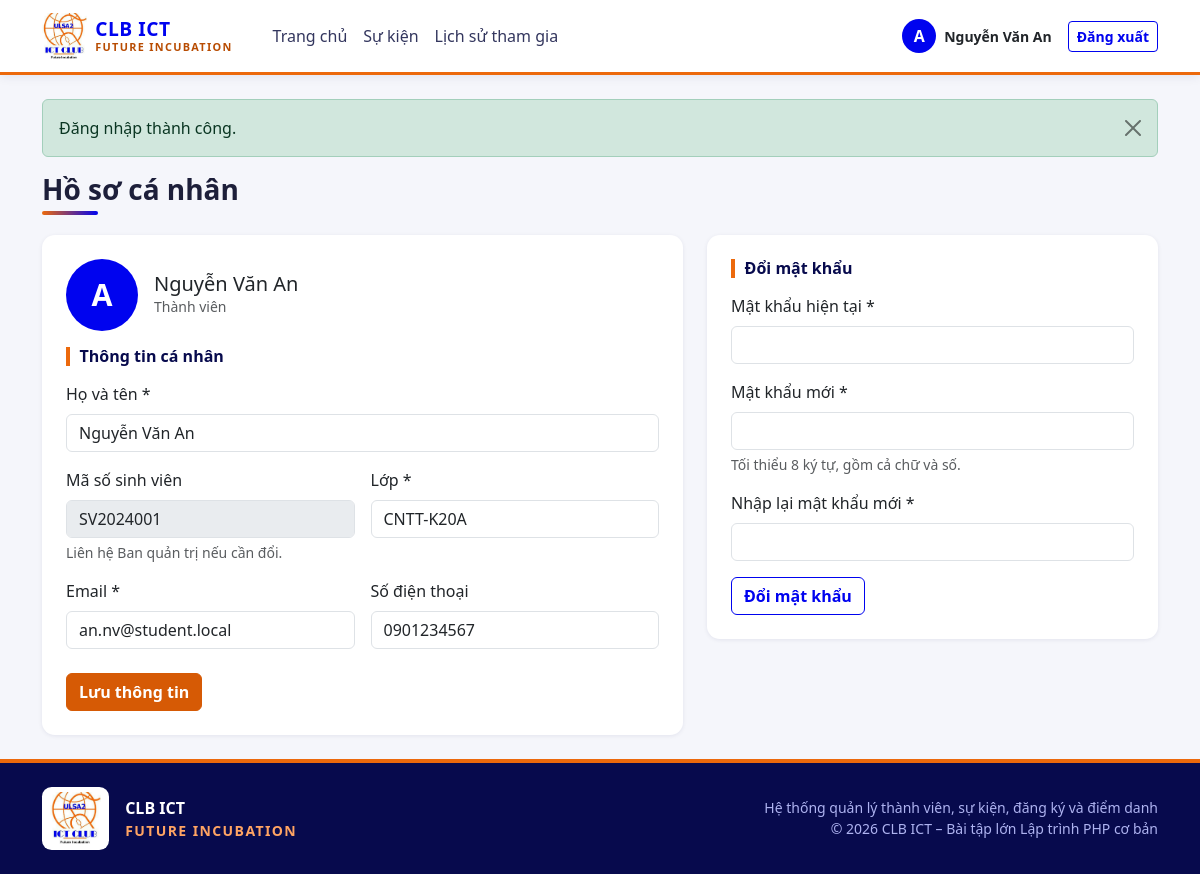
The page /clb/profile.php (signed in) on the database its author committed.
### tables this page shows
CREATE TABLE users (
  id            INT UNSIGNED NOT NULL AUTO_INCREMENT,
  email         VARCHAR(100) NOT NULL,
  password_hash VARCHAR(255) NOT NULL,
  full_name     VARCHAR(100) NOT NULL,
  student_code  VARCHAR(20)  NULL,
  class_name    VARCHAR(30)  NULL,
  phone         VARCHAR(15)  NULL,
  role          ENUM('admin','member') NOT NULL DEFAULT 'member',
  status        ENUM('pending','active','inactive','rejected') NOT NULL DEFAULT 'pending',
  PRIMARY KEY (id),
  UNIQUE KEY uq_users_email (email),
  UNIQUE KEY uq_users_student_code (student_code),
  KEY idx_users_full_name (full_name),
  KEY idx_users_class (class_name)
);

### clb/includes/functions.php (called while the page is built, shortened)
<?php
function e(?string $s): string
{
    return htmlspecialchars((string)$s, ENT_QUOTES, 'UTF-8');
}
function url(string $path = ''): string
{
    return BASE_URL . '/' . ltrim($path, '/');
}
function get_flashes(): array
{
    $f = $_SESSION['flash'] ?? [];
    return $f;
}
function invalid_class(array $errors, string $key): string
{
    return isset($errors[$key]) ? ' is-invalid' : '';
}

### clb/includes/auth.php (called while the page is built, shortened)
<?php
function current_user(): ?array
{
    return $_SESSION['user'] ?? null;
}

### clb/config/database.php (called while the page is built, shortened)
<?php
function db(): PDO
{
    static $pdo = null;
    if ($pdo === null) {
        $dsn = 'mysql:host=' . DB_HOST . ';dbname=' . DB_NAME . ';charset=utf8mb4';
        try {
            $pdo = new PDO($dsn, DB_USER, DB_PASS, [
                PDO::ATTR_ERRMODE            => PDO::ERRMODE_EXCEPTION,
                PDO::ATTR_DEFAULT_FETCH_MODE => PDO::FETCH_ASSOC,
                PDO::ATTR_EMULATE_PREPARES   => false,
            ]);
        } catch (PDOException $e) {
            error_log('DB connect error: ' . $e->getMessage());
            http_response_code(500);
            exit('Không kết nối được cơ sở dữ liệu. Hãy bật MySQL trong XAMPP và kiểm tra config/config.php.');
        }
    }
    return $pdo;
}

### clb/profile.php (the view, shortened to what this page needs)
<?php
$userId    = (int)current_user()['id'];
$st = db()->prepare('SELECT id, email, full_name, student_code, class_name, phone, role FROM users WHERE id = ?');
$st->execute([$userId]);
$u = $st->fetch();
$errInfo = [];
$errPw   = [];
$form = [
    'full_name'  => $u['full_name'],
    'class_name' => (string)$u['class_name'],
    'phone'      => (string)$u['phone'],
    'email'      => $u['email'],
];
require __DIR__ . '/includes/header.php';
?>
<h1 class="h3 section-title">Hồ sơ cá nhân</h1>
<div class="row g-4">
    <div class="col-lg-7">
        <div class="card"><div class="card-body p-4">
            <div class="d-flex align-items-center gap-3 mb-3">
                <span class="profile-avatar"><?= e($initial) ?></span>
                <div>
                    <div class="h5 mb-0"><?= e($u['full_name']) ?></div>
                    <div class="small text-muted"><?= $isMember ? 'Thành viên' : 'Quản trị viên' ?></div>
                </div>
            </div>
            <form method="post" novalidate>
                <h2 class="h6 form-section-title">Thông tin cá nhân</h2>
                <div class="row g-3">
                    <div class="col-12">
                        <label class="form-label" for="full_name">Họ và tên *</label>
                        <input type="text" class="form-control<?= invalid_class($errInfo, 'full_name') ?>"
                               id="full_name" name="full_name" maxlength="100" required value="<?= e($form['full_name']) ?>">
                    </div>
                    <?php if ($isMember): ?>
                        <div class="col-md-6">
                            <label class="form-label" for="student_code">Mã số sinh viên</label>
                            <input type="text" class="form-control" id="student_code" value="<?= e($u['student_code']) ?>" disabled>
                            <div class="form-text">Liên hệ Ban quản trị nếu cần đổi.</div>
                        </div>
                    <?php endif; ?>
                    <div class="col-md-6">
                        <label class="form-label" for="class_name">Lớp<?= $isMember ? ' *' : '' ?></label>
                        <input type="text" class="form-control<?= invalid_class($errInfo, 'class_name') ?>"
                               id="class_name" name="class_name" maxlength="30" value="<?= e($form['class_name']) ?>">
                    </div>
                    <div class="col-md-6">
                        <label class="form-label" for="email">Email *</label>
                        <input type="email" class="form-control<?= invalid_class($errInfo, 'email') ?>"
                               id="email" name="email" maxlength="100" required value="<?= e($form['email']) ?>">
                    </div>
                    <div class="col-md-6">
                        <label class="form-label" for="phone">Số điện thoại</label>
                        <input type="text" class="form-control<?= invalid_class($errInfo, 'phone') ?>"
                               id="phone" name="phone" maxlength="15" value="<?= e($form['phone']) ?>">
                    </div>
                </div>
                <button type="submit" class="btn btn-primary mt-4">Lưu thông tin</button>
            </form>
        </div></div>
    </div>
    <div class="col-lg-5">
        <div class="card"><div class="card-body p-4">
            <h2 class="h6 form-section-title">Đổi mật khẩu</h2>
            <form method="post" novalidate>
                <div class="mb-3">
                    <label class="form-label" for="current_password">Mật khẩu hiện tại *</label>
                    <input type="password" class="form-control<?= invalid_class($errPw, 'current_password') ?>"
                           id="current_password" name="current_password" autocomplete="current-password" required>
                </div>
                <div class="mb-3">
                    <label class="form-label" for="new_password">Mật khẩu mới *</label>
                    <input type="password" class="form-control<?= invalid_class($errPw, 'new_password') ?>"
                           id="new_password" name="new_password" autocomplete="new-password" required>
                    <div class="form-text">Tối thiểu 8 ký tự, gồm cả chữ và số.</div>
                </div>
                <div class="mb-3">
                    <label class="form-label" for="confirm_password">Nhập lại mật khẩu mới *</label>
                    <input type="password" class="form-control<?= invalid_class($errPw, 'confirm_password') ?>"
                           id="confirm_password" name="confirm_password" autocomplete="new-password" required>
                </div>
                <button type="submit" class="btn btn-outline-brand">Đổi mật khẩu</button>
            </form>
        </div></div>
    </div>
</div>
<?php require __DIR__ . '/includes/footer.php'; ?>

### clb/includes/header.php (shortened to what this page needs)
<?php
$user = current_user();
$currentPage = basename($_SERVER['SCRIPT_NAME'] ?? '');
$inAdmin = str_contains(str_replace('\\', '/', $_SERVER['SCRIPT_NAME'] ?? ''), '/admin/');
$isMember = $user && ($user['role'] ?? '') === 'member';
$initial = '';
if ($user) {
    $parts = preg_split('/\s+/', trim($user['full_name']));
    $initial = mb_strtoupper(mb_substr((string)end($parts), 0, 1));
}
?>
<!DOCTYPE html>
<html lang="vi">
<head>
    <link href="https://cdn.jsdelivr.net/npm/bootstrap@5.3.3/dist/css/bootstrap.min.css" rel="stylesheet">
    <link href="<?= e(url('assets/css/style.css')) ?>" rel="stylesheet">
</head>
<body class="d-flex flex-column min-vh-100">
<nav class="navbar navbar-expand-lg navbar-light bg-white site-nav sticky-top">
    <div class="container">
        <a class="navbar-brand d-flex align-items-center gap-2" href="<?= e(url('index.php')) ?>">
            <img src="<?= e(url('assets/img/logo.png')) ?>" alt="Logo <?= e(APP_NAME) ?>" class="brand-logo">
            <span class="lh-1">
                <span class="brand-name"><?= e(APP_NAME) ?></span>
                <small class="brand-tag d-block"><?= e(APP_TAGLINE) ?></small>
            </span>
        </a>
        <div class="collapse navbar-collapse" id="mainNav">
            <ul class="navbar-nav me-auto ms-lg-3">
                <li class="nav-item">
                    <a class="nav-link<?= (!$inAdmin && $currentPage === 'index.php') ? ' active' : '' ?>"
                       href="<?= e(url('index.php')) ?>">Trang chủ</a>
                </li>
                <li class="nav-item">
                    <a class="nav-link<?= (!$inAdmin && in_array($currentPage, ['events.php', 'event.php'], true)) ? ' active' : '' ?>"
                       href="<?= e(url('events.php')) ?>">Sự kiện</a>
                </li>
                <?php if ($isMember): ?>
                    <li class="nav-item">
                        <a class="nav-link<?= $currentPage === 'my_registrations.php' ? ' active' : '' ?>"
                           href="<?= e(url('my_registrations.php')) ?>">Lịch sử tham gia</a>
                    </li>
                <?php endif; ?>
            </ul>
            <div class="d-flex align-items-center gap-2 mt-3 mt-lg-0">
                <?php if ($user): ?>
                    <a href="<?= e(url('profile.php')) ?>" class="d-flex align-items-center gap-2 text-decoration-none me-2"
                       title="Hồ sơ cá nhân">
                        <span class="user-avatar" aria-hidden="true"><?= e($initial) ?></span>
                        <span class="small fw-semibold text-dark"><?= e($user['full_name']) ?></span>
                    </a>
                    <form method="post" action="<?= e(url('logout.php')) ?>" class="d-inline">
                        <button type="submit" class="btn btn-outline-brand btn-sm">Đăng xuất</button>
                    </form>
                <?php else: ?>
                    <a class="btn btn-outline-brand btn-sm" href="<?= e(url('login.php')) ?>">Đăng nhập</a>
                    <a class="btn btn-primary btn-sm" href="<?= e(url('register.php')) ?>">Đăng ký</a>
                <?php endif; ?>
            </div>
        </div>
    </div>
</nav>
<main class="container py-4 flex-grow-1">
<?php foreach (get_flashes() as $f): ?>
    <div class="alert alert-<?= e($f['type']) ?> alert-dismissible fade show" role="alert">
        <?= e($f['msg']) ?>
        <button type="button" class="btn-close" data-bs-dismiss="alert" aria-label="Đóng"></button>
    </div>
<?php endforeach; ?>

### clb/assets/css/style.css (style rules this page uses)
:root { --brand-orange: #EC690C; --brand-orange-dark: #B84C02; --brand-orange-soft: #FDEBDD; --brand-blue: #0003EF; --brand-blue-dark: #0A0C8C; --brand-navy: #070A4D; --brand-blue-soft: #E8E9FF; --bs-primary: #D65A05; --bs-primary-rgb: 214, 90, 5; --bs-link-color: #0003EF; --bs-link-color-rgb: 0, 3, 239; --bs-link-hover-color: #0A0C8C; --bs-link-hover-color-rgb: 10, 12, 140; }
body { background-color: #F5F6FB; color: #1d1f3a; }
h1, h2, h3, h4, h5, h6 { color: var(--brand-navy); }
.btn-primary { --bs-btn-bg: #D65A05; --bs-btn-border-color: #D65A05; --bs-btn-hover-bg: #B84C02; --bs-btn-hover-border-color: #B84C02; --bs-btn-active-bg: #A64402; --bs-btn-active-border-color: #A64402; --bs-btn-disabled-bg: #D65A05; --bs-btn-disabled-border-color: #D65A05; --bs-btn-focus-shadow-rgb: 214, 90, 5; font-weight: 600; }
.btn-outline-brand { --bs-btn-color: #0003EF; --bs-btn-border-color: #0003EF; --bs-btn-hover-color: #fff; --bs-btn-hover-bg: #0003EF; --bs-btn-hover-border-color: #0003EF; --bs-btn-active-color: #fff; --bs-btn-active-bg: #0A0C8C; --bs-btn-active-border-color: #0A0C8C; --bs-btn-focus-shadow-rgb: 0, 3, 239; font-weight: 600; }
.site-nav { border-bottom: 3px solid var(--brand-orange); box-shadow: 0 2px 10px rgba(7, 10, 77, .08); }
.brand-logo { height: 46px; width: auto; object-fit: contain; }
.brand-name { font-weight: 800; font-size: 1.2rem; letter-spacing: .5px; color: var(--brand-blue); }
.brand-tag { font-size: .68rem; font-weight: 700; letter-spacing: .12em; text-transform: uppercase; color: var(--brand-orange-dark); margin-top: 3px; }
.site-nav .nav-link { font-weight: 500; color: #33365e; }
.user-avatar { width: 34px; height: 34px; border-radius: 50%; background: var(--brand-blue); color: #fff; font-weight: 700; display: inline-flex; align-items: center; justify-content: center; }
.section-title { font-weight: 800; position: relative; padding-bottom: .5rem; margin-bottom: 1.25rem; }
.section-title::after { content: ""; position: absolute; left: 0; bottom: 0; width: 56px; height: 4px; border-radius: 4px; background: linear-gradient(90deg, var(--brand-orange), var(--brand-blue)); }
.card { border: 0; border-radius: .8rem; box-shadow: 0 1px 4px rgba(7, 10, 77, .08); }
.form-section-title { font-weight: 700; color: var(--brand-navy); border-left: 4px solid var(--brand-orange); padding-left: .6rem; margin-bottom: 1rem; }
.profile-avatar { width: 72px; height: 72px; border-radius: 50%; background: var(--brand-blue); color: #fff; font-size: 1.9rem; font-weight: 800; display: inline-flex; align-items: center; justify-content: center; }

### rows shown on the page
users: full_name "Nguyễn Văn An", student_code "SV2024001", class_name "CNTT-K20A", email "an.nv@student.local", phone "0901234567"

### other values the page prints
APP_NAME "CLB ICT"
APP_TAGLINE "FUTURE INCUBATION"
$initial "A"
$f['msg'] "Đăng nhập thành công."
